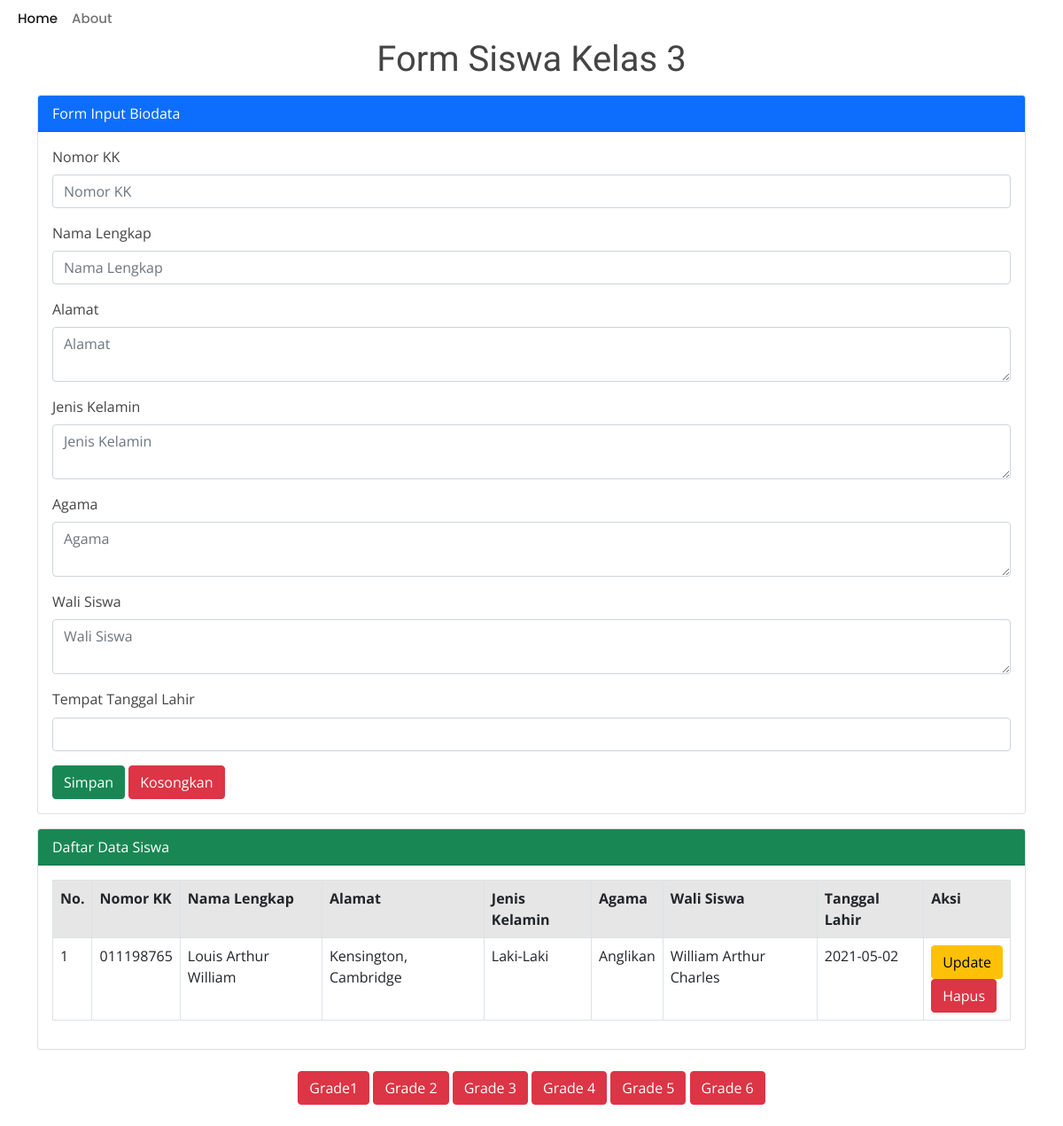
Page /grade/grade3.php on the earlier database version.
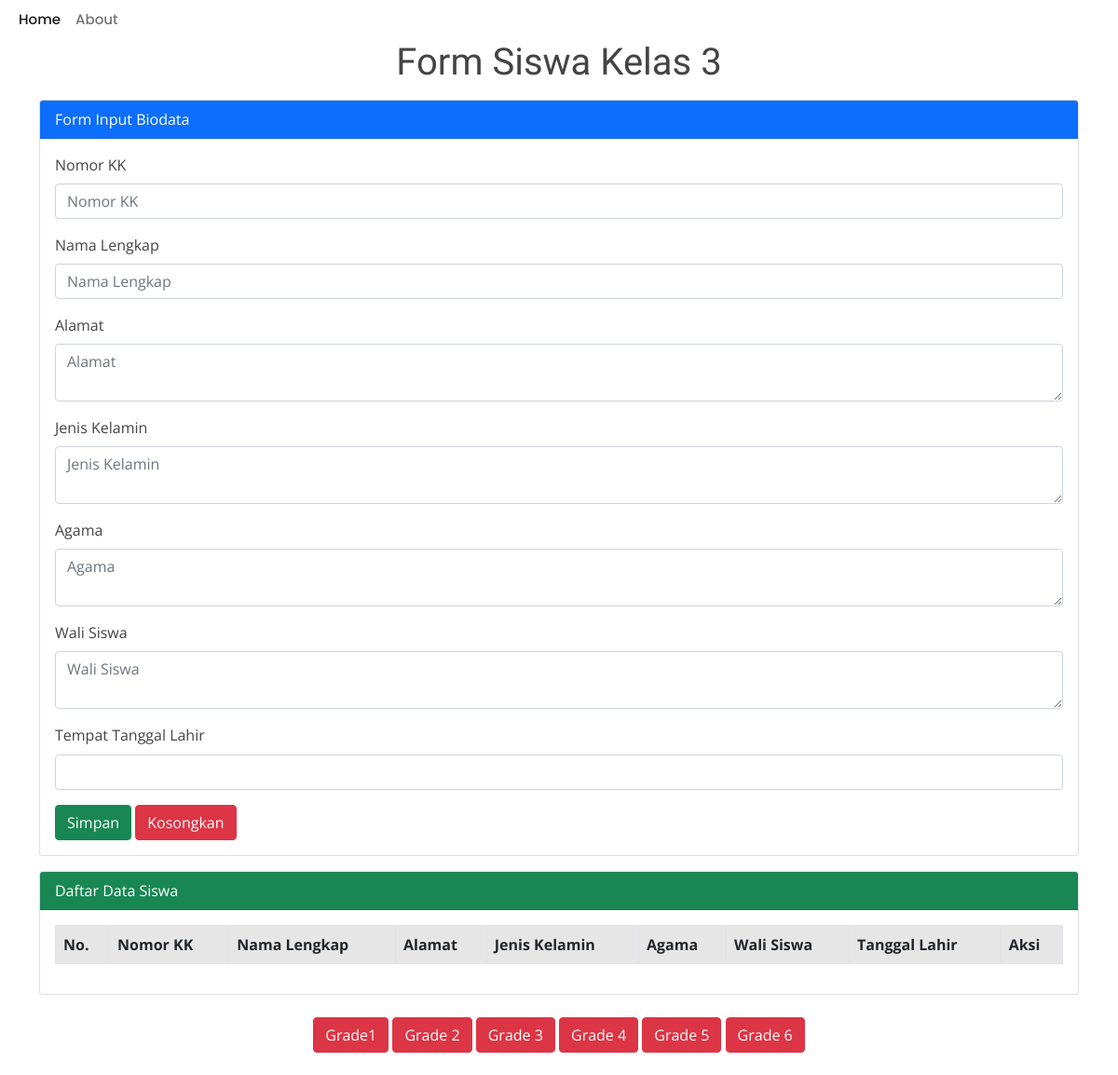
Same page on the later database version.
### tables this page shows
CREATE TABLE `grade3` (
  `id_grade3` int(11) NOT NULL,
  `NoKK` varchar(11) NOT NULL,
  `namasis` varchar(30) NOT NULL,
  `alamat` varchar(30) NOT NULL,
  `gender` varchar(11) NOT NULL,
  `agama` varchar(11) NOT NULL,
  `walsis` varchar(30) NOT NULL,
  `tgllhr` varchar(11) NOT NULL
);

### grade/grade3.php (the view, shortened to what this page needs)
<?php
	$server = "localhost";
	$user = "root";
	$pass = "";
	$database = "hogwarts";
	$koneksi = mysqli_connect($server, $user, $pass, $database)or die(mysqli_error($koneksi));
?>
<!DOCTYPE html>
<html lang = "en">
<head>
	<link rel="stylesheet" type="text/css" href="../css/bootstrap.min.css">
  <link href="../assets/vendor/animate.css/animate.min.css" rel="stylesheet">
  <link href="../assets/vendor/aos/aos.css" rel="stylesheet">
  <link href="../assets/vendor/bootstrap/css/bootstrap.min.css" rel="stylesheet">
  <link href="../assets/vendor/bootstrap-icons/bootstrap-icons.css" rel="stylesheet">
  <link href="../assets/vendor/boxicons/css/boxicons.min.css" rel="stylesheet">
  <link href="../assets/vendor/remixicon/remixicon.css" rel="stylesheet">
  <link href="../assets/vendor/swiper/swiper-bundle.min.css" rel="stylesheet">
  <link href="../assets/css/style.css" rel="stylesheet">
    <link rel="stylesheet" href="../css/datepicker.css">
</head>
<body>
<header>
        <nav class="navbar navbar-expand-lg navbar-light bg-white">
            <div class="container-fluid">
                <div class="collapse navbar-collapse" id="navbarExample01">
                    <ul class="navbar-nav me-auto mb-2 mb-lg-0">
                        <li class="nav-item active">
                            <a class="nav-link" aria-current="page" href="../dashboard.php">Home</a>
                        </li>
                        <li class="nav-item">
                            <a class="nav-link" href="#">About</a>
                        </li>
                    </ul>
                </div>
            </div>
        </nav>
</header>
<div class="container">
	<h1 class="text-center">Form Siswa Kelas 3</h1>
	<div class="card mt-3">
	  <div class="card-header bg-primary text-white">
	    Form Input Biodata
	  </div>
	  <div class="card-body">
	    <form method="post" action="">
	    	<div class="form-group">
	    		<label>Nomor KK</label>
	    		<input type="text" name="tNoKK" value="<?=@$vNoKK?>" class="form-control" placeholder="Nomor KK" required>
	    	</div>
	    	<div class="form-group">
	    		<label>Nama Lengkap</label>
	    		<input type="text" name="tnamasis" value="<?=@$vnamasis?>" class="form-control" placeholder="Nama Lengkap" required>
	    	</div>
	    	<div class="form-group">
	    		<label>Alamat</label>
	    		<textarea class="form-control" name="talamat"  placeholder="Alamat"><?=@$valamat?></textarea>
	    	</div>
	    	<div class="form-group">
	    		<label>Jenis Kelamin</label>
	    		<textarea class="form-control" name="tgender"  placeholder="Jenis Kelamin"><?=@$vgender?></textarea>
	    	</div>
			<div class="form-group">
	    		<label>Agama</label>
	    		<textarea class="form-control" name="tagama"  placeholder="Agama"><?=@$vagama?></textarea>
	    	</div>
			<div class="form-group">
	    		<label>Wali Siswa</label>
	    		<textarea class="form-control" name="twalsis"  placeholder="Wali Siswa"><?=@$vwalsis?></textarea>
	    	</div>
			<div class="form-group">
	    		<label>Tempat Tanggal Lahir</label>
	    		<input type="text" class="form-control datepicker" name="ttgllhr" require><?=@$vtgllhr?></textarea>
	    	</div>
	    	<button type="submit" class="btn btn-success" name="bsimpan">Simpan</button>
	    	<button type="reset" class="btn btn-danger" name="breset">Kosongkan</button>
	    </form>
	  </div>
	</div>
	<div class="card mt-3">
	  <div class="card-header bg-success text-white">
	    Daftar Data Siswa
	  </div>
	  <div class="card-body">
	    <table class="table table-bordered table-striped">
	    	<tr>
	    		<th>No.</th>
	    		<th>Nomor KK</th>
	    		<th>Nama Lengkap</th>
	    		<th>Alamat</th>
	    		<th>Jenis Kelamin</th>
				<th>Agama</th>
				<th>Wali Siswa</th>
				<th>Tanggal Lahir</th>
	    		<th>Aksi</th>
	    	</tr>
	    	<?php
	    		$no = 1;
	    		$tampil = mysqli_query($koneksi, "SELECT * from grade3 order by id_grade3 desc");
	    		while($data = mysqli_fetch_array($tampil)) :
	    	?>
	    	<tr>
	    		<td><?=$no++;?></td>
	    		<td><?=$data['NoKK']?></td>
	    		<td><?=$data['namasis']?></td>
	    		<td><?=$data['alamat']?></td>
	    		<td><?=$data['gender']?></td>
				<td><?=$data['agama']?></td>
				<td><?=$data['walsis']?></td>
				<td><?=$data['tgllhr']?></td>
	    		<td>
	    			<a href="grade3.php?hal=edit&id=<?=$data['id_grade3']?>" class="btn btn-warning"> Update </a><br />
	    			<a href="grade3.php?hal=hapus&id=<?=$data['id_grade3']?>"
	    			   onclick="return confirm('Apakah yakin ingin menghapus data ini?')" class="btn btn-danger"> Hapus </a>
	    		</td>
	    	</tr>
	    <?php endwhile;  ?>
	    </table>
	  </div>
	</div>
	<br />
	<center>
	<button type = "logout" class="btn btn-danger"><a style = "text-decoration:none; color:white;" href="../tambah_siswa.php"</a>Grade1</button>
	<button type = "logout" class="btn btn-danger"><a style = "text-decoration:none; color:white;" href="grade2.php"</a>Grade 2</button>
	<button type = "logout" class="btn btn-danger"><a style = "text-decoration:none; color:white;" href="grade3.php"</a>Grade 3</button>
	<button type = "logout" class="btn btn-danger"><a style = "text-decoration:none; color:white;" href="grade4.php"</a>Grade 4</button>
	<button type = "logout" class="btn btn-danger"><a style = "text-decoration:none; color:white;" href="grade5.php"</a>Grade 5</button>
	<button type = "logout" class="btn btn-danger"><a style = "text-decoration:none; color:white;" href="grade6.php"</a>Grade 6</button>
	</center>
</div> <br />
</body>
</html>

### assets/css/style.css (style rules this page uses)
body { font-family: "Open Sans", sans-serif; color: #444444; }
a { color: #5fcf80; text-decoration: none; }
h1, h2, h3, h4, h5, h6 { font-family: "Raleway", sans-serif; }
.navbar { padding: 0; }
.navbar ul { margin: 0; padding: 0; display: flex; list-style: none; align-items: center; }
.navbar li { position: relative; }
.navbar a { display: flex; align-items: center; justify-content: space-between; padding: 10px 0 10px 30px; font-family: "Poppins", sans-serif; font-size: 15px; font-weight: 500; color: #37423b; white-space: nowrap; transition: 0.3s; }
.navbar a:hover, .navbar .active, .navbar li:hover > a { color: #5fcf80; }

### css/datepicker.css (style rules this page uses)
.datepicker { padding: 4px; margin-top: 1px; -webkit-border-radius: 4px; -moz-border-radius: 4px; border-radius: 4px; direction: ltr; }

Differences in the rows shown:
removed grade3: NoKK "011198765", namasis "Louis Arthur William", alamat "Kensington, Cambridge", gender "Laki-Laki", agama "Anglikan", walsis "William Arthur Charles", tgllhr "2021-05-02"
